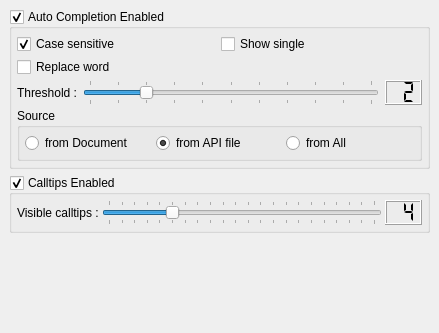
         <widget class="QWidget" name="wEditorAutoCompletion" >
          <attribute name="title" >
           <string>Auto Completion</string>
          </attribute>
          <layout class="QVBoxLayout" >
           <property name="margin" >
            <number>9</number>
           </property>
           <property name="spacing" >
            <number>6</number>
           </property>
           <item>
            <widget class="QGroupBox" name="gbAutoCompletion" >
             <property name="title" >
              <string>Auto Completion Enabled</string>
             </property>
             <property name="checkable" >
              <bool>true</bool>
             </property>
             <layout class="QGridLayout" >
              <property name="margin" >
               <number>5</number>
              </property>
              <property name="spacing" >
               <number>3</number>
              </property>
              <item row="3" column="0" colspan="2" >
               <widget class="QGroupBox" name="gbAutoCompletionSource" >
                <property name="title" >
                 <string>Source</string>
                </property>
                <layout class="QHBoxLayout" >
                 <property name="margin" >
                  <number>5</number>
                 </property>
                 <property name="spacing" >
                  <number>3</number>
                 </property>
                 <item>
                  <widget class="QRadioButton" name="rbAutoCompletionDocument" >
                   <property name="text" >
                    <string>from Document</string>
                   </property>
                  </widget>
                 </item>
                 <item>
                  <widget class="QRadioButton" name="rbAutoCompletionAPI" >
                   <property name="text" >
                    <string>from API file</string>
                   </property>
                   <property name="checked" >
                    <bool>true</bool>
                   </property>
                  </widget>
                 </item>
                 <item>
                  <widget class="QRadioButton" name="rbAutoCompletionAll" >
                   <property name="text" >
                    <string>from All</string>
                   </property>
                  </widget>
                 </item>
                </layout>
               </widget>
              </item>
              <item row="0" column="0" >
               <widget class="QCheckBox" name="cbAutoCompletionCaseSensitive" >
                <property name="text" >
                 <string>Case sensitive</string>
                </property>
                <property name="checked" >
                 <bool>true</bool>
                </property>
               </widget>
              </item>
              <item row="1" column="0" >
               <widget class="QCheckBox" name="cbAutoCompletionReplaceWord" >
                <property name="text" >
                 <string>Replace word</string>
                </property>
               </widget>
              </item>
              <item row="0" column="1" >
               <widget class="QCheckBox" name="cbAutoCompletionShowSingle" >
                <property name="text" >
                 <string>Show single</string>
                </property>
               </widget>
              </item>
              <item row="2" column="0" colspan="2" >
               <layout class="QHBoxLayout" >
                <property name="margin" >
                 <number>0</number>
                </property>
                <property name="spacing" >
                 <number>6</number>
                </property>
                <item>
                 <widget class="QLabel" name="lAutoCompletionThreshold" >
                  <property name="sizePolicy" >
                   <sizepolicy>
                    <hsizetype>1</hsizetype>
                    <vsizetype>5</vsizetype>
                    <horstretch>0</horstretch>
                    <verstretch>0</verstretch>
                   </sizepolicy>
                  </property>
                  <property name="text" >
                   <string>Threshold :</string>
                  </property>
                 </widget>
                </item>
                <item>
                 <widget class="QSlider" name="sAutoCompletionThreshold" >
                  <property name="maximum" >
                   <number>10</number>
                  </property>
                  <property name="value" >
                   <number>2</number>
                  </property>
                  <property name="orientation" >
                   <enum>Qt::Horizontal</enum>
                  </property>
                  <property name="tickPosition" >
                   <enum>QSlider::TicksBothSides</enum>
                  </property>
                  <property name="tickInterval" >
                   <number>1</number>
                  </property>
                 </widget>
                </item>
                <item>
                 <widget class="QLCDNumber" name="lnAutoCompletionThreshold" >
                  <property name="numDigits" >
                   <number>2</number>
                  </property>
                  <property name="segmentStyle" >
                   <enum>QLCDNumber::Flat</enum>
                  </property>
                  <property name="value" stdset="0" >
                   <double>2.000000000000000</double>
                  </property>
                 </widget>
                </item>
               </layout>
              </item>
             </layout>
            </widget>
           </item>
           <item>
            <widget class="QGroupBox" name="gbAutoCompletionCalltips" >
             <property name="title" >
              <string>Calltips Enabled</string>
             </property>
             <property name="checkable" >
              <bool>true</bool>
             </property>
             <property name="checked" >
              <bool>true</bool>
             </property>
             <layout class="QHBoxLayout" >
              <property name="margin" >
               <number>5</number>
              </property>
              <property name="spacing" >
               <number>3</number>
              </property>
              <item>
               <widget class="QLabel" name="lAutoCompletionCalltips" >
                <property name="sizePolicy" >
                 <sizepolicy>
                  <hsizetype>1</hsizetype>
                  <vsizetype>5</vsizetype>
                  <horstretch>0</horstretch>
                  <verstretch>0</verstretch>
                 </sizepolicy>
                </property>
                <property name="text" >
                 <string>Visible calltips :</string>
                </property>
               </widget>
              </item>
              <item>
               <widget class="QSlider" name="sAutoCompletionCalltips" >
                <property name="minimum" >
                 <number>-1</number>
                </property>
                <property name="maximum" >
                 <number>20</number>
                </property>
                <property name="singleStep" >
                 <number>1</number>
                </property>
                <property name="value" >
                 <number>4</number>
                </property>
                <property name="orientation" >
                 <enum>Qt::Horizontal</enum>
                </property>
                <property name="tickPosition" >
                 <enum>QSlider::TicksBothSides</enum>
                </property>
                <property name="tickInterval" >
                 <number>1</number>
                </property>
               </widget>
              </item>
              <item>
               <widget class="QLCDNumber" name="lnAutoCompletionCalltips" >
                <property name="numDigits" >
                 <number>2</number>
                </property>
                <property name="segmentStyle" >
                 <enum>QLCDNumber::Flat</enum>
                </property>
                <property name="value" stdset="0" >
                 <double>4.000000000000000</double>
                </property>
               </widget>
              </item>
             </layout>
            </widget>
           </item>
           <item>
            <spacer>
             <property name="orientation" >
              <enum>Qt::Vertical</enum>
             </property>
             <property name="sizeHint" >
              <size>
               <width>421</width>
               <height>91</height>
              </size>
             </property>
            </spacer>
           </item>
          </layout>
         </widget>
